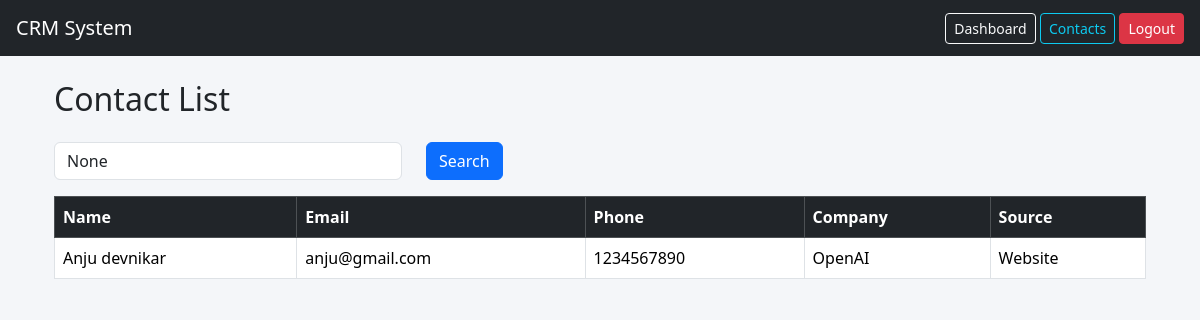
Page /contacts/ (signed in) on the earlier database version.
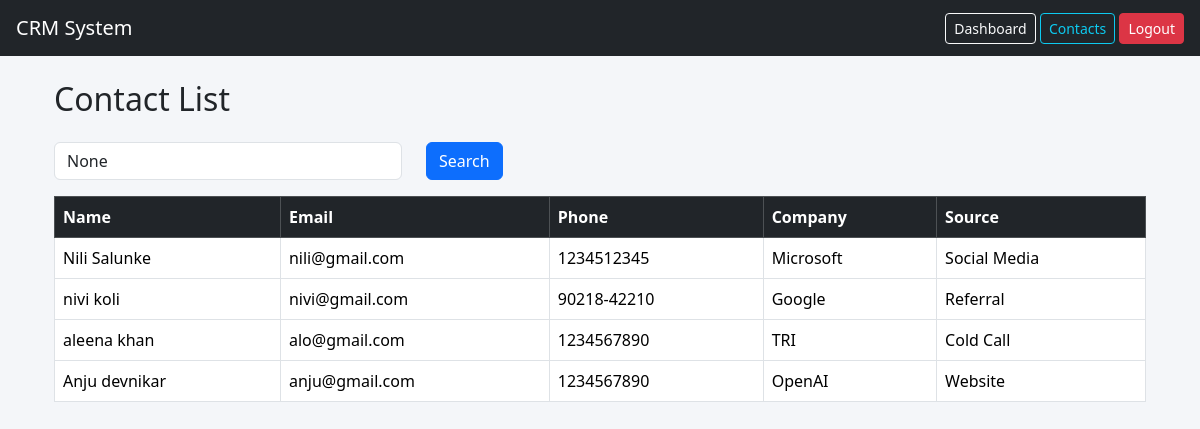
Same page on the later database version.
### contacts/models.py (models this page shows, shortened)
class Contact(models.Model):
    SOURCE_CHOICES = (
        ('website','Website'),
        ('referral','Referral'),
        ('social','Social Media'),
        ('cold_call','Cold Call'),
    )
    first_name = models.CharField(max_length=100)
    last_name = models.CharField(max_length=100)
    email = models.EmailField(unique=True)
    phone = models.CharField(max_length=20,blank=True)
    company = models.ForeignKey(Company,on_delete=models.SET_NULL,null=True,blank=True)
    assigned_to = models.ForeignKey(settings.AUTH_USER_MODEL,on_delete=models.SET_NULL,null=True,blank=True)
    source = models.CharField(max_length=20,choices=SOURCE_CHOICES)
    created_at = models.DateTimeField(auto_now_add=True)

class Company(models.Model):
    name = models.CharField(max_length=200)
    industry = models.CharField(max_length=100,blank=True)
    website = models.URLField(blank=True)
    address = models.TextField(blank=True)
    created_at = models.DateTimeField(auto_now_add=True)
    def __str__(self):
       return self.name

### contacts/views.py (the view)
# urls.py: path("", views.contact_list, name="contact_list"),
@login_required
def contact_list(request):
    contacts = Contact.objects.all().order_by("-created_at")
    search = request.GET.get("search")
    if search:
        contacts = contacts.filter(first_name__icontains=search)
    source = request.GET.get("source")
    if source:
        contacts = contacts.filter(source=source)
    company = request.GET.get("company")
    if company:
        contacts = contacts.filter(company_id=company)
    paginator = Paginator(contacts, 10)
    page_number = request.GET.get("page")
    page_obj = paginator.get_page(page_number)
    context = {
        "page_obj": page_obj,
        "search": search,
        "source": source,
        "company": company,
    }
    return render(request, "contacts/contact_list.html", context)

### templates/contacts/contact_list.html (shortened to what this page needs)
{% extends 'base.html' %}
{% block content %}
<div class="container mt-4">
    <h2 class="mb-4">
        Contact List
    </h2>
    <form method="GET" class="row mb-3">
        <div class="col-md-4">
            <input
                type="text"
                name="search"
                class="form-control"
                placeholder="Search by First Name"
                value="{{ search }}"
            >
        </div>
        <div class="col-md-3">
            <button class="btn btn-primary">
                Search
            </button>
        </div>
    </form>
    <table class="table table-bordered table-hover">
        <thead class="table-dark">
            <tr>
                <th>Name</th>
                <th>Email</th>
                <th>Phone</th>
                <th>Company</th>
                <th>Source</th>
            </tr>
        </thead>
        <tbody>
            {% for contact in page_obj %}
            <tr>
                <td>
                    {{ contact.first_name }}
                    {{ contact.last_name }}
                </td>
                <td>
                    {{ contact.email }}
                </td>
                <td>
                    {{ contact.phone }}
                </td>
                <td>
                    {{ contact.company }}
                </td>
                <td>
                    {{ contact.get_source_display }}
                </td>
            </tr>
            {% empty %}
            <tr>
                <td colspan="5">
                    No Contacts Found
                </td>
            </tr>
            {% endfor %}
        </tbody>
    </table>
</div>
{% endblock %}

### templates/base.html (shortened to what this page needs)
<!DOCTYPE html>
<html lang="en">
<head>
    <link href="https://cdn.jsdelivr.net/npm/bootstrap@5.3.3/dist/css/bootstrap.min.css" rel="stylesheet">
</head>
<body style="background:#f4f6f9;">
<nav class="navbar navbar-expand-lg navbar-dark bg-dark px-3">
    <a class="navbar-brand" href="/">CRM System</a>
    <div class="ms-auto">
        <a href="/" class="btn btn-outline-light btn-sm">Dashboard</a>
         <a href="{% url 'contact_list' %}" class="btn btn-outline-info btn-sm">
        Contacts
    </a>
        <a href="/accounts/logout/" class="btn btn-danger btn-sm">Logout</a>
    </div>
</nav>
<div class="container mt-4">
    {% block content %}{% endblock %}
</div>
</body>
</html>

Differences in the rows shown:
added Contact: first_name "Nili", last_name "Salunke", email "nili@gmail.com", phone "1234512345", company "Microsoft", source "Social Media"
added Contact: first_name "nivi", last_name "koli", email "nivi@gmail.com", phone "90218-42210", company "Google", source "Referral"
added Contact: first_name "aleena", last_name "khan", email "alo@gmail.com", phone "1234567890", company "TRI", source "Cold Call"
